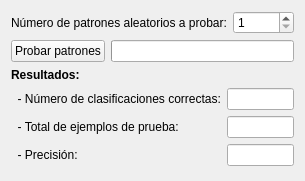
         <widget class="QWidget" name="verticalLayoutWidget_5">
          <property name="geometry">
           <rect>
            <x>337</x>
            <y>41</y>
            <width>281</width>
            <height>181</height>
           </rect>
          </property>
          <layout class="QVBoxLayout" name="verticalLayout_13">
           <item>
            <layout class="QHBoxLayout" name="horizontalLayout_2">
             <item>
              <widget class="QLabel" name="label_pataprobar">
               <property name="text">
                <string>Número de patrones aleatorios a probar:</string>
               </property>
              </widget>
             </item>
             <item>
              <widget class="QSpinBox" name="spinBox_pataprobar">
               <property name="minimum">
                <number>1</number>
               </property>
               <property name="maximum">
                <number>10000</number>
               </property>
              </widget>
             </item>
            </layout>
           </item>
           <item>
            <layout class="QHBoxLayout" name="horizontalLayout_11">
             <item>
              <widget class="QPushButton" name="pushButton_probarpatrones">
               <property name="text">
                <string>Probar patrones</string>
               </property>
              </widget>
             </item>
             <item>
              <widget class="QProgressBar" name="progressBar_probarpatrones">
               <property name="value">
                <number>0</number>
               </property>
               <property name="textVisible">
                <bool>false</bool>
               </property>
              </widget>
             </item>
            </layout>
           </item>
           <item>
            <layout class="QHBoxLayout" name="horizontalLayout_12"/>
           </item>
           <item>
            <layout class="QHBoxLayout" name="horizontalLayout_13">
             <item>
              <layout class="QFormLayout" name="formLayout_4">
               <item row="1" column="0">
                <widget class="QLabel" name="label_probar_correctas">
                 <property name="text">
                  <string>  - Número de clasificaciones correctas:</string>
                 </property>
                </widget>
               </item>
               <item row="1" column="1">
                <widget class="QLineEdit" name="lineEdit_probar_correctas"/>
               </item>
               <item row="2" column="0">
                <widget class="QLabel" name="label_probar_total">
                 <property name="text">
                  <string>  - Total de ejemplos de prueba:</string>
                 </property>
                </widget>
               </item>
               <item row="2" column="1">
                <widget class="QLineEdit" name="lineEdit_probar_total"/>
               </item>
               <item row="0" column="0">
                <widget class="QLabel" name="label_test1_2">
                 <property name="font">
                  <font>
                   <bold>true</bold>
                  </font>
                 </property>
                 <property name="text">
                  <string>Resultados:</string>
                 </property>
                </widget>
               </item>
               <item row="3" column="0">
                <widget class="QLabel" name="label_probar_precision">
                 <property name="text">
                  <string>  - Precisión:</string>
                 </property>
                </widget>
               </item>
               <item row="3" column="1">
                <widget class="QLineEdit" name="lineEdit_probar_precision"/>
               </item>
              </layout>
             </item>
            </layout>
           </item>
          </layout>
         </widget>
